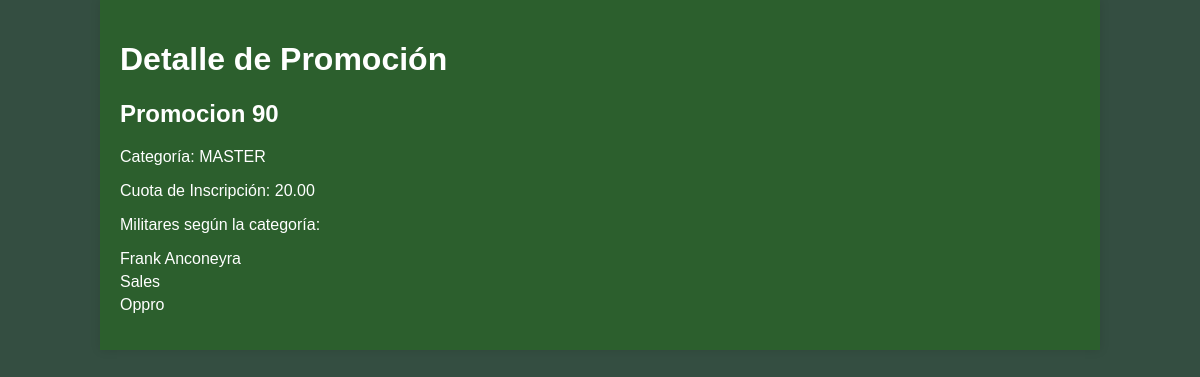
The page /api/promocionn/1/ on the database its author committed.
### deportes/models.py (models this page shows, shortened)
class Promocion(models.Model):
    CATEGORIAS_CHOICES = [
        ('ORO-SUPER MASTER', 'Oro-Super Master'),
        ('MASTER', 'Master'),
        ('SUPER SENIORS', 'Super Seniors'),
        ('SENIORS', 'Seniors'),
        ('MAYORES', 'Mayores'),
        ('CADETES', 'Cadetes'),
        ('MENORES', 'Menores'),
        ('JUNIOR', 'Junior'),
    ]
    nombre = models.CharField(max_length=100)
    categoria = models.CharField(max_length=100, choices=CATEGORIAS_CHOICES)
    cuota_inscripcion = models.DecimalField(max_digits=10, decimal_places=2)
    jugadores = models.ManyToManyField('Jugador', related_name='promociones')
    class Meta:
        verbose_name = "Promoción"
        verbose_name_plural = "Promoción"

class Jugador(models.Model):
    nombre = models.CharField(max_length=100)
    class Meta:
        verbose_name = "Jugador"
        verbose_name_plural = "Jugador"

### deportes/views.py (the view)
# urls.py: path('promocionn/<int:pk>/', PromocionDetailView.as_view(), name='promocion_detail'),
class PromocionDetailView(DetailView):
    model = Promocion
    template_name = 'deportes/promocion_detail.html'

### templates/deportes/promocion_detail.html (shortened to what this page needs)
<!DOCTYPE html>
<html lang="en">
<head>
</head>
<body>
    <div class="container">
        <h1>Detalle de Promoción</h1>
        <h2>{{ object.nombre }}</h2>
        <p>Categoría: {{ object.categoria }}</p>
        <p>Cuota de Inscripción: {{ object.cuota_inscripcion }}</p>
        <p>Militares según la categoría:</p>
        <ul>
            {% for jugador in object.jugadores.all %}
            <li>{{ jugador.nombre }}</li>
            {% empty %}
            <li>No hay jugadores registrados para esta promoción.</li>
            {% endfor %}
        </ul>
    </div>
</body>
</html>

### templates/deportes/promocion_detail.html (style rules this page uses)
body { font-family: Arial, sans-serif; background-color: #344e41; color: #fff; margin: 0; padding: 0; }
.container { width: 80%; margin: auto; background-color: #2c5f2d; padding: 20px; box-shadow: 0px 0px 10px rgba(0, 0, 0, 0.1); }
h1, h2 { color: #fff; }
p { margin-bottom: 10px; }
ul { list-style-type: none; padding: 0; }
li { margin-bottom: 5px; }

### rows shown on the page
Promocion: nombre "Promocion 90", categoria "MASTER", cuota_inscripcion "20.00"
Jugador: nombre "Frank Anconeyra"
Jugador: nombre "Sales"
Jugador: nombre "Oppro"
